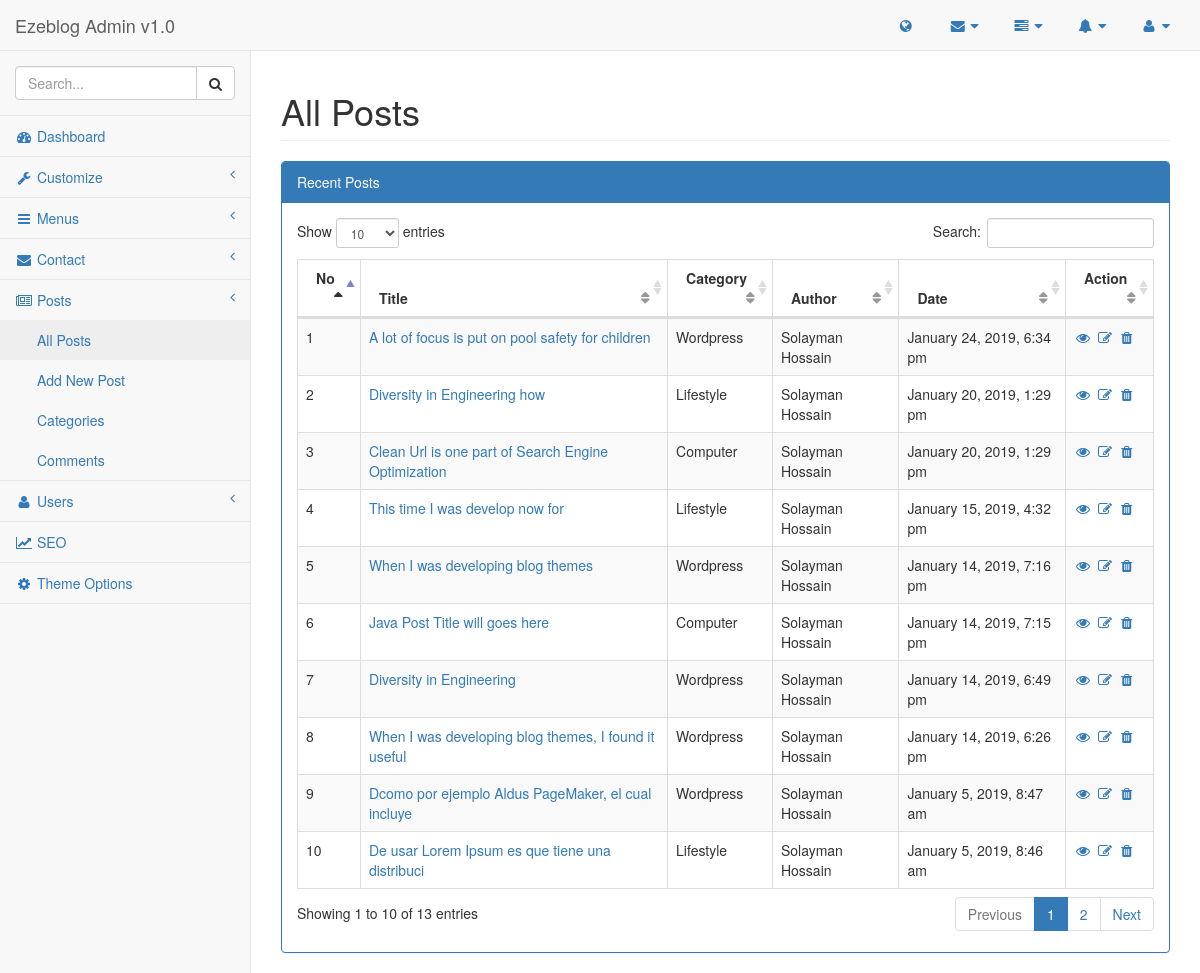
Page /admin/pages/posts.php (signed in) on the committed database.
### tables this page shows
CREATE TABLE `list_posts` (
  `id` int(11) NOT NULL,
  `title` varchar(255) NOT NULL,
  `description` text NOT NULL,
  `category` int(11) NOT NULL,
  `image` varchar(255) NOT NULL,
  `tags` varchar(255) NOT NULL,
  `metatitle` varchar(255) DEFAULT NULL,
  `metadescription` varchar(255) DEFAULT NULL,
  `metakeywords` varchar(255) DEFAULT NULL,
  `slug` varchar(255) NOT NULL,
  `author` int(11) NOT NULL,
  `created_at` timestamp NOT NULL DEFAULT CURRENT_TIMESTAMP
);

CREATE TABLE `list_category` (
  `id` int(11) NOT NULL,
  `name` varchar(255) NOT NULL,
  `slug` varchar(255) NOT NULL
);

CREATE TABLE `list_user` (
  `id` int(11) NOT NULL,
  `firstname` varchar(255) NOT NULL,
  `lastname` varchar(255) NOT NULL,
  `username` varchar(255) NOT NULL,
  `photo` varchar(255) NOT NULL,
  `email` varchar(255) NOT NULL,
  `details` text NOT NULL,
  `password` varchar(255) NOT NULL,
  `birth` date NOT NULL,
  `website` varchar(255) NOT NULL,
  `role` int(11) NOT NULL DEFAULT '4',
  `created_at` timestamp NOT NULL DEFAULT CURRENT_TIMESTAMP
);

### lib/database.php (called while the page is built, shortened)
<?php
Class Database{
    public $host   = DB_HOST;
    public $user   = DB_USER;
    public $pass   = DB_PASS;
    public $name   = DB_NAME;
    public $link;
    private function connectDB(){
        $this->link = new mysqli($this->host, $this->user, $this->pass, $this->name);
    }
    public function select($query){
        $result = $this->link->query($query) or die($this->link->error.__LINE__);
        if($result->num_rows > 0){
            return $result;
        } else {
            return false;
        }
    }
}
?>

### lib/format.php (called while the page is built, shortened)
<?php
class Format{
        public function formatDate($date){
            return date('F j, Y, g:i a', strtotime($date));
        }
    }
?>

### admin/pages/posts.php (the view, shortened to what this page needs)
<?php include '../inc/header.php'; ?>
<?php include '../inc/sidebar.php'; ?>
<div id="page-wrapper">
    <div class="row">
        <div class="col-lg-12">
            <h1 class="page-header">All Posts</h1>
        </div>
    </div>
    <div class="row">
        <div class="col-lg-12">
            <div class="panel panel-primary">
                <div class="panel-heading">
                    Recent Posts
                </div>
                <div class="panel-body">
                    <table width="100%" class="table table-striped table-bordered table-hover" id="dataTables-subscribe">
                        <thead>
                        <tr>
                            <th>No</th>
                            <th>Title</th>
                            <th>Category</th>
                            <th>Author</th>
                            <th>Date</th>
                            <th>Action</th>
                        </tr>
                        </thead>
                        <tbody>
                        <?php
                            $query = "SELECT list_posts.id, title, description, image, list_posts.created_at, list_posts.category, list_posts.slug, name, firstname, lastname, username  FROM list_posts, list_category, list_user WHERE list_category.id = list_posts.category AND list_user.id = list_posts.author ORDER BY list_posts.id DESC";
                            $posts = $database->select($query);
                            if($posts){
                            $i = 0;
                            while($result = $posts->fetch_assoc()){
                            $i++
                         ?>
                                <tr class="odd gradeX">
                                    <td><?php echo $i; ?></td>
                                    <td  class="center"><a href="editpost.php?edit=<?php echo $result['id']; ?>"><?php echo $result['title']; ?></a></td>
                                    <td  class="text-capitalize"><?php echo $result['name']; ?></td>
                                    <td  class="center"><?php echo $result['firstname'] . ' ' . $result['lastname']; ?></td>
                                    <td><?php echo $format->formatDate($result['created_at']); ?></td>
                                    <td  class="center"><a href="<?php echo SITE_URL; ?>./posts/<?php echo $result['slug']; ?>" target="_blank"> <i class="fa fa-eye fa-fw"></i> </a> <a href="editpost.php?edit=<?php echo $result['id']; ?>"><i class="fa fa-edit  fa-fw"></i></a>  <a onclick="return confirm('Are you sure?')" href="?delete=<?php echo $result['id']; ?>"><i class="fa fa-trash  fa-fw"></i></a>  </td>
                                </tr>
                        <?php
                                }
                            }
                        ?>
                        </tbody>
                    </table>
                </div>
            </div>
        </div>
    </div>
</div>
<?php include '../inc/footer.php'; ?>

### rows in the picture
list_posts: title "A lot of focus is put on pool safety for children", category.name "Wordpress", author.firstname "Solayman", author.lastname "Hossain", created_at "January 24, 2019, 6:34 pm"
list_posts: title "Diversity in Engineering how", category.name "Lifestyle", author.firstname "Solayman", author.lastname "Hossain", created_at "January 20, 2019, 1:29 pm"
list_posts: title "Clean Url is one part of Search Engine Optimization", category.name "Computer", author.firstname "Solayman", author.lastname "Hossain", created_at "January 20, 2019, 1:29 pm"
list_posts: title "This time I was develop now for", category.name "Lifestyle", author.firstname "Solayman", author.lastname "Hossain", created_at "January 15, 2019, 4:32 pm"
list_posts: title "When I was developing blog themes", category.name "Wordpress", author.firstname "Solayman", author.lastname "Hossain", created_at "January 14, 2019, 7:16 pm"
list_posts: title "Java Post Title will goes here", category.name "Computer", author.firstname "Solayman", author.lastname "Hossain", created_at "January 14, 2019, 7:15 pm"
list_posts: title "Diversity in Engineering", category.name "Wordpress", author.firstname "Solayman", author.lastname "Hossain", created_at "January 14, 2019, 6:49 pm"
list_posts: title "When I was developing blog themes, I found it useful", category.name "Wordpress", author.firstname "Solayman", author.lastname "Hossain", created_at "January 14, 2019, 6:26 pm"
list_posts: title "Dcomo por ejemplo Aldus PageMaker, el cual incluye", category.name "Wordpress", author.firstname "Solayman", author.lastname "Hossain", created_at "January 5, 2019, 8:47 am"
list_posts: title "De usar Lorem Ipsum es que tiene una distribuci", category.name "Lifestyle", author.firstname "Solayman", author.lastname "Hossain", created_at "January 5, 2019, 8:46 am"
